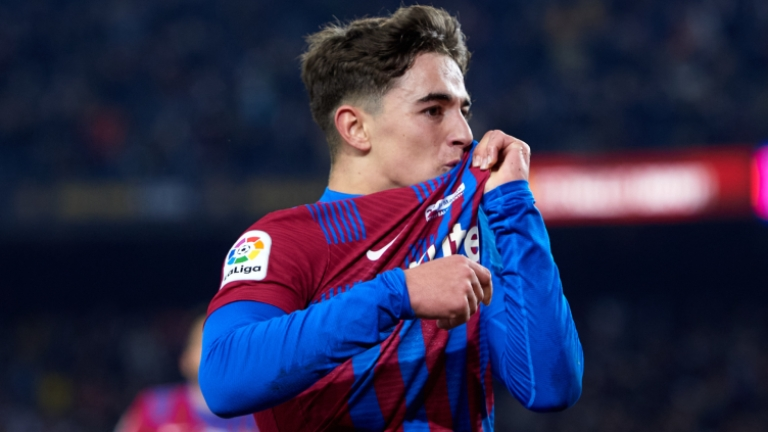
#> input picture Mouth_Detecting_Module/image.jpg, 768 x 432 px, given in place of the camera
$ python image_capture_from_camera.py
#> lines starting #> are read from the running program, lines starting #| are printed output that depends on the picture; after the words box and inside, x2 and y2 are one past the last pixel; in counts of white or black regions, pixels touching at a corner belong together
### Mouth_Detecting_Module/combined_mouth_selection.py
import math
import yogevs_functions
import cv2
import numpy as np


def get_mouth_inside_face(img):
    # Load the cascade
    face_cascade = cv2.CascadeClassifier('haarcascade_frontalface_default.xml')
    # Read the input image
    # Convert into grayscale
    gray = cv2.cvtColor(img, cv2.COLOR_BGR2GRAY)
    mouth_cascade = cv2.CascadeClassifier('haarcascade_mcs_mouth.xml')

    # Detect faces
    faces = face_cascade.detectMultiScale(gray, 1.1, 2)
    # Draw rectangle around the faces
    possibilities = []
    for (x, y, w, h) in faces:
        # Read the input image
        # Convert into grayscale
        # Detect faces
        mouthes = mouth_cascade.detectMultiScale(gray[y:y + h, x:x + w], 1.1, 11)
        # adds all possible mouths to list
        oriented_mouths = []
        for _x, _y, _w, _h in mouthes:
            oriented_mouths.append((_x + x, y + _y, _w, _h))
        possibilities.append(((x, y, w, h), oriented_mouths))
    return possibilities


# [11 lines left out: function asstimated_center_of_mouth, not called in this run]


def select_in_relation_to_face(possibilities):
    sorted_faces_mouths = []
    for face, mouths in possibilities:
        asstimation = asstimated_center_of_mouth(face, 0.75)
        sorted_faces_mouths.append(
            (face, sorted(mouths, key=lambda x: math.dist(asstimated_center_of_mouth(x, 0.75), asstimation))))
    return sorted_faces_mouths


# [22 lines left out: function detect_in_frame, not called in this run]


# Display the output
# [22 lines that do not run on import are left out]

### Mouth_Detecting_Module/image_capture_from_camera.py
import cv2
from combined_mouth_selection import get_mouth_inside_face,select_in_relation_to_face
import sys

cascPath ="haarcascade_frontalface_default.xml"
faceCascade = cv2.CascadeClassifier(cascPath)

video_capture = cv2.VideoCapture(0)

while True:
    # Capture frame-by-frame
    ret, frame = video_capture.read()
#> frame is the input picture: shape (432, 768, 3); mean B, G, R 74.2, 44.3, 46.3

    gray = cv2.cvtColor(frame, cv2.COLOR_BGR2GRAY)
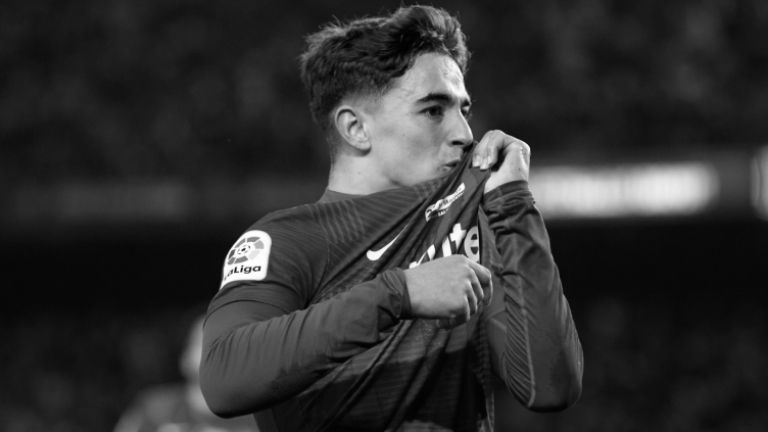
#> gray: shape (432, 768); min 0, max 254, mean 48.4

    face_cascade = cv2.CascadeClassifier('haarcascade_frontalface_default.xml')

    # Draw rectangle around the faces
    faces = face_cascade.detectMultiScale(gray, 1.1, 2)
#> faces = [[385, 65, 107, 107]]

    # Draw rectangle around the faces
    for (x, y, w, h) in faces:
        cv2.rectangle(frame, (x, y), (x + w, y + h), (255, 0, 0), 2)
        cv2.circle(frame, (x + (w // 2), y + (3 * h // 4)), 20, (255, 0, 0))
#> this loop made 1 pass
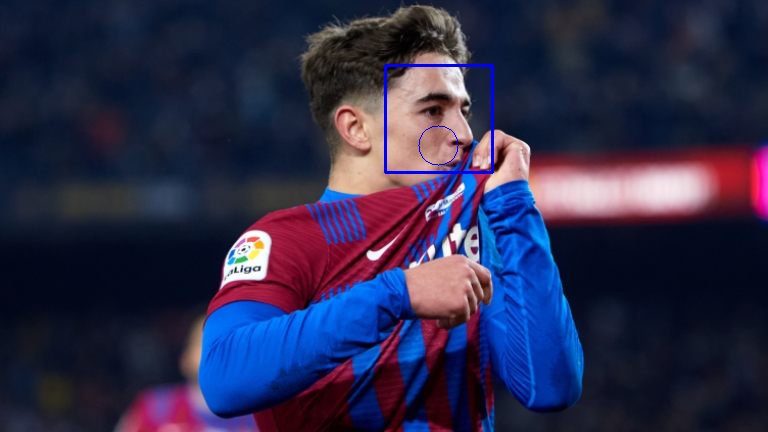
#> frame: shape (432, 768, 3); 0.42% of pixels changed, all inside (x1, y1, x2, y2) = (384, 64, 494, 174)
    possibilities = get_mouth_inside_face(frame)
#> in get_mouth_inside_face, `faces = face_cascade.detectMultiScale(gray, 1.1, 2)`: faces = ()
#> after the loop in get_mouth_inside_face, `for (x, y, w, h) in faces:`: possibilities = []
#> possibilities = []
    sorted_faces_mouths = select_in_relation_to_face(possibilities)
#> sorted_faces_mouths = []
    for face, mouths in sorted_faces_mouths:
        if not len(mouths) == 0:
            (_x, _y, _w, _h) = mouths[0]
            cv2.rectangle(frame, (_x, _y), (_x + _w, _y + _h), (255, 0, 0), 2)
#> this loop made 0 passes

    cv2.imshow('Video', frame)

    if cv2.waitKey(1) & 0xFF == ord('q'):
#> (key q is pressed here)
        break

# When everything is done, release the capture
video_capture.release()
cv2.destroyAllWindows()

$ run again, on Mouth_Detecting_Module/face.jpg
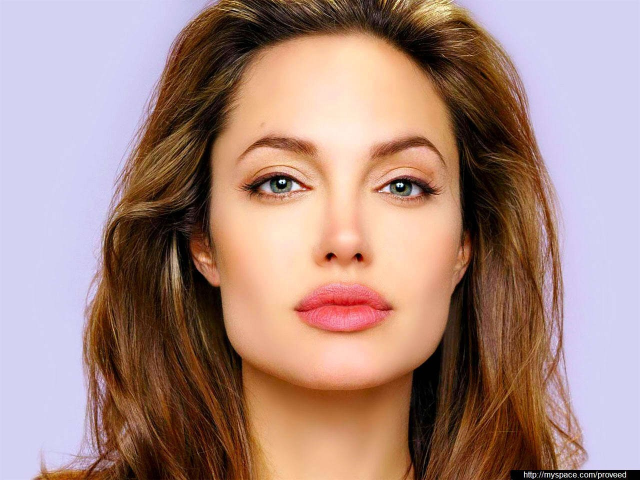
#> input picture Mouth_Detecting_Module/face.jpg, 1280 x 960 px, given in place of the camera (shown at 1/2 size)
#> frame is the input picture: shape (960, 1280, 3); mean B, G, R 130, 137.6, 168.6
#> `faces = face_cascade.detectMultiScale(gray, 1.1, 2)`: faces = [[350, 106, 670, 670]]
#> the loop `for (x, y, w, h) in faces:` made 1 pass
#> after the loop `for (x, y, w, h) in faces:`:
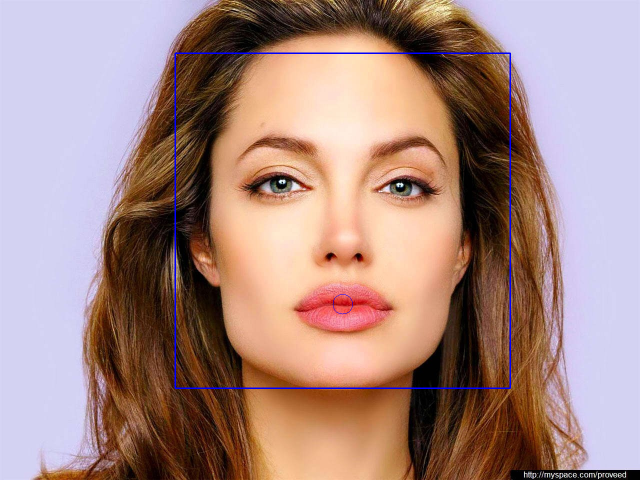
#> frame: shape (960, 1280, 3) (shown at 1/2 size); 0.66% of pixels changed, all inside (x1, y1, x2, y2) = (349, 105, 1022, 778)
#> the loop in get_mouth_inside_face, `for (x, y, w, h) in faces:` made 1 pass
#> after the loop in get_mouth_inside_face, `for (x, y, w, h) in faces:`: possibilities = 1 item
#> the loop in select_in_relation_to_face, `for face, mouths in possibilities:` made 1 pass
#> (face, asstimation) on pass 1: ((350, 106, 670, 670), (685, 608))
#> the loop `for face, mouths in sorted_faces_mouths:` made 1 pass
#> after the loop `for face, mouths in sorted_faces_mouths:`:
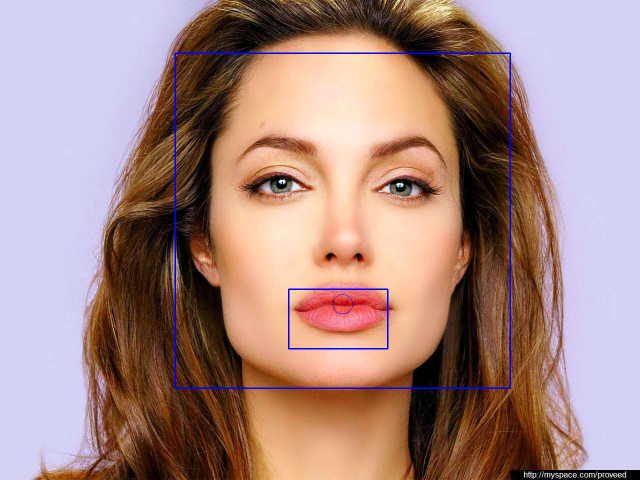
#> frame: shape (960, 1280, 3) (shown at 1/2 size); 0.15% of pixels changed, all inside (x1, y1, x2, y2) = (576, 577, 777, 699)
